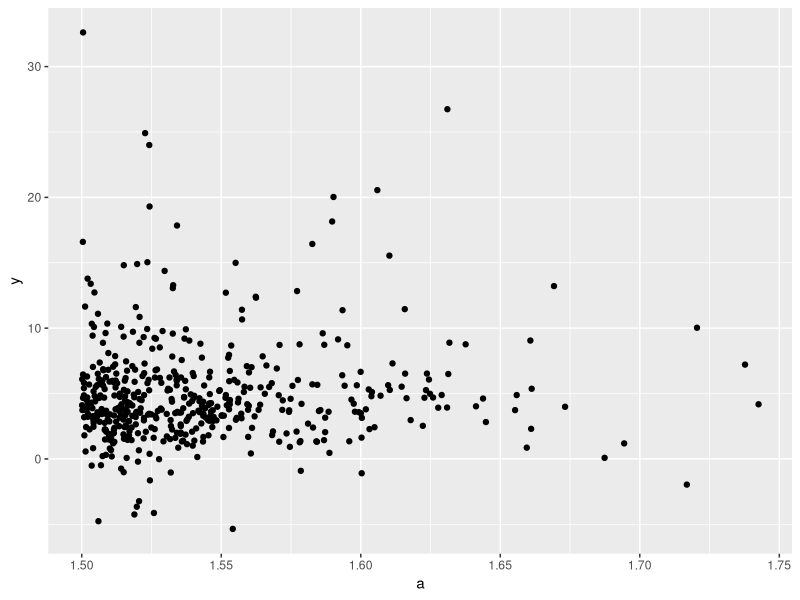
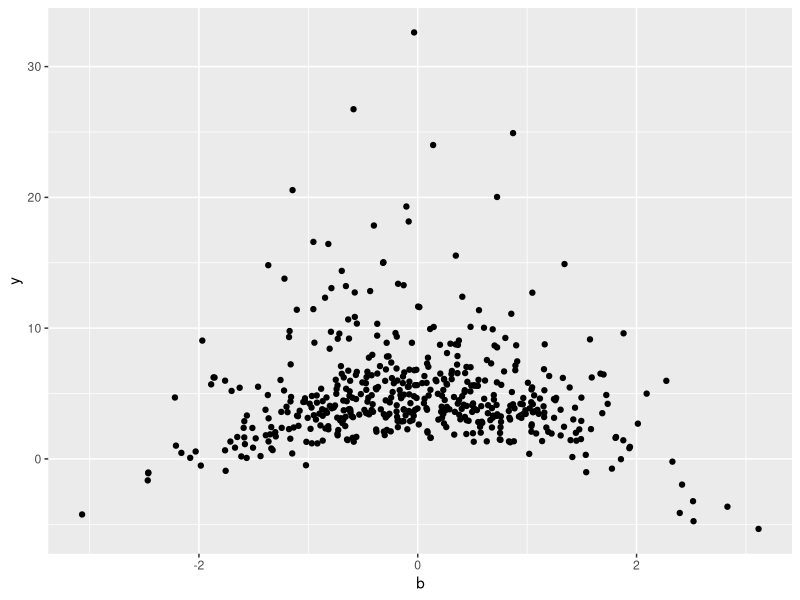
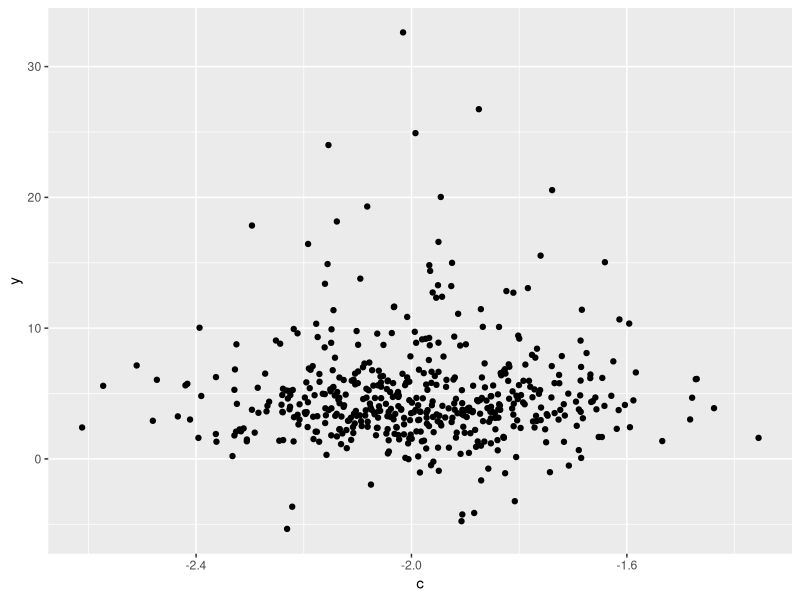
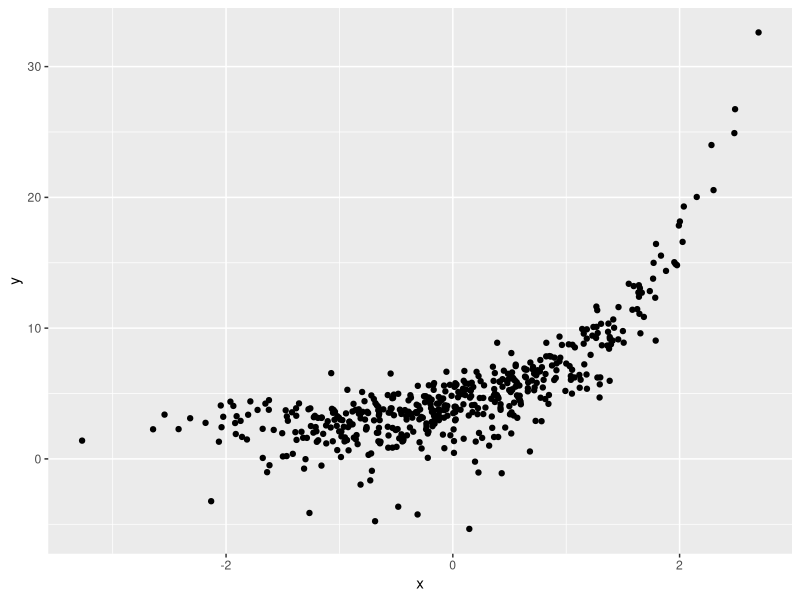
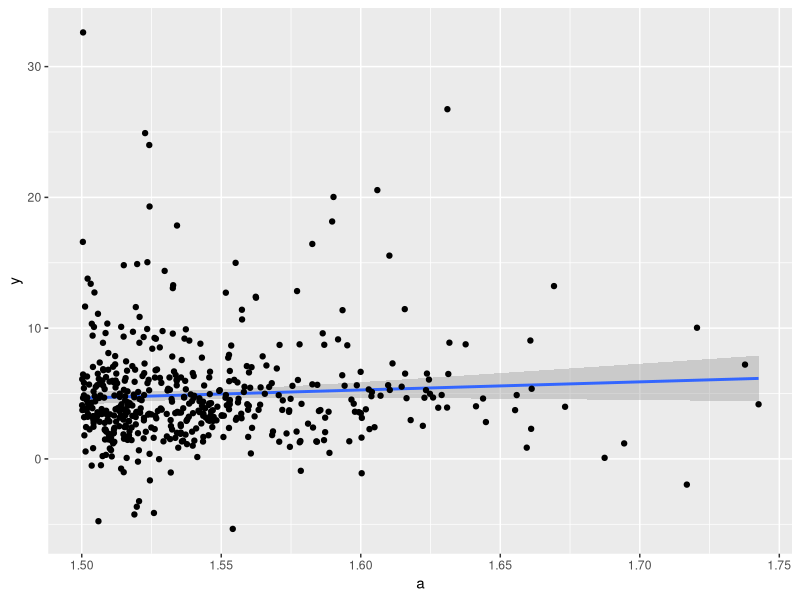
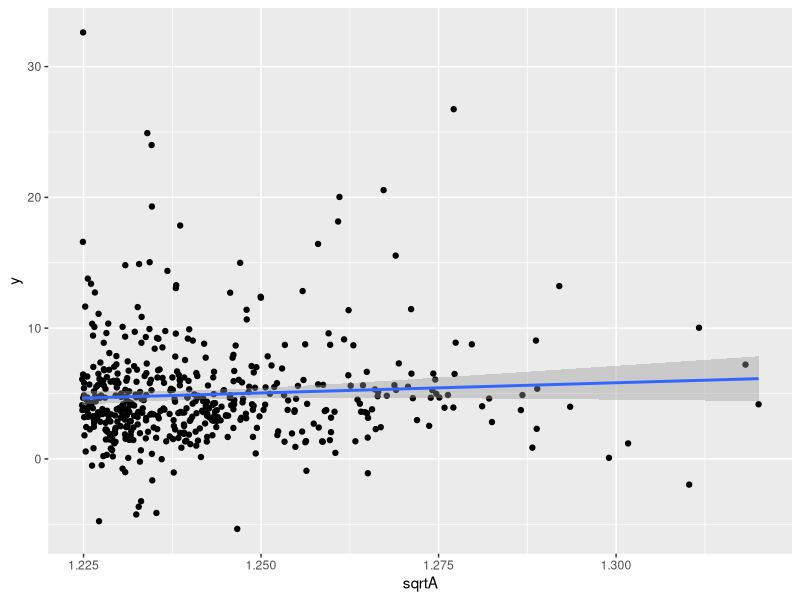
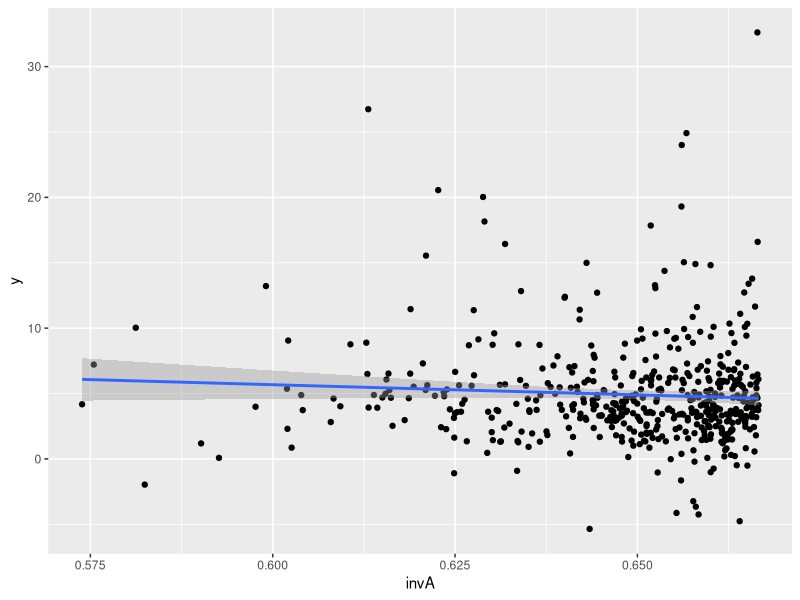
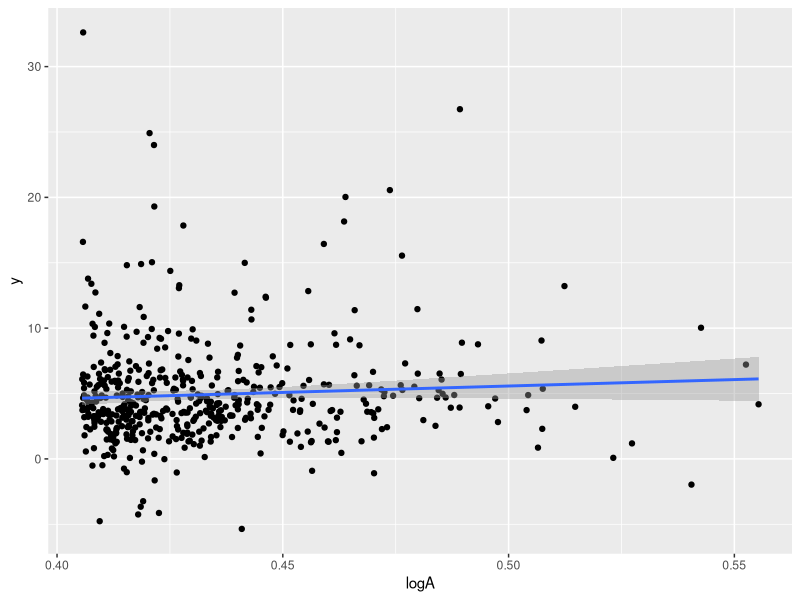

Source code (R) for these figures, in order:
## ---- chunk 1
library(readr)
library(dplyr)
library(ggplot2)
## ---- chunk 2
data <- read_csv("class11_LAB_dataFrame_20190930T2158.csv")
ggplot(data, aes(x = a, y = y)) +
  geom_point()
ggplot(data, aes(x = b, y = y)) +
  geom_point()
ggplot(data, aes(x = c, y = y)) +
  geom_point()
ggplot(data, aes(x = x, y = y)) +
  geom_point()
## ---- chunk 3
fit0a <- lm(y~a, data)
ggplot(data, aes(x = a, y = y))+
  geom_smooth(method = "lm") + 
  geom_point()

summary(fit0a)

summary(lm(y~b, data))

## ---- chunk 4
data$sqrtA = (data$a)^0.5
ggplot(data, aes(x = sqrtA, y = y)) + 
  geom_point() +
  geom_smooth(method = "lm")
  
data$invA = 1/(data$a)
ggplot(data, aes(x = invA, y = y)) +
geom_point() +
geom_smooth(method = "lm")

data$logA = log(data$a)
ggplot(data, aes(x = logA, y = y)) + 
  geom_point() +
  geom_smooth(method = "lm")

data$sqA = (data$a)^2
ggplot(data, aes(x = sqA, y = y)) +
  geom_point() +
  geom_smooth(method = "lm")

fit1a <- lm(y ~ sqrtA, data)
fit2a <- lm(y ~ invA, data)
fit3a <- lm(y ~ logA, data)
fit4a <- lm(y ~ sqA, data)
## ---- chunk 5
data$sqrter <- residuals(fit1a)
data$inver <- residuals(fit2a)
data$loger <- residuals(fit3a)
data$sqer <- residuals(fit4a)

ggplot(data, aes(x = sqrter)) +
  geom_histogram(bins = 20)
ggplot(data, aes(x = inver)) +
  geom_histogram(bins = 20 )
ggplot(data, aes(x = loger)) +
  geom_histogram(bins = 20)
ggplot(data, aes(x = sqer)) +
  geom_histogram(bins = 20)

## ---- chunk 6
qqnorm(data$sqrter)
qqnorm(data$inver)
qqnorm(data$loger)
qqnorm(data$sqer)
## ---- chunk 7
mlr <- lm(y ~ a + b + c + x, data)
summary(mlr)
data$mlrer <- residuals(mlr)

ggplot(data, aes(x = mlrer)) +
  geom_histogram(bins = 20)

qqnorm(data$mlrer)
## ---- chunk 8
data$xtrans <- data$x

ggplot(data, aes(x = xtrans, y = y)) +
  geom_point()

## ---- chunk 9
data$btrans <- sqrt((data$b)^2)
ggplot(data, aes(x = btrans, y = y)) +
  geom_point()
## ---- chunk 10
mlr2 <- lm(y ~ a + btrans + c + x, data)
summary(mlr2)
data$mlrer2 <- residuals(mlr2)

ggplot(data, aes(x = mlrer2)) +
  geom_histogram(bins = 20)

qqnorm(data$mlrer2)

